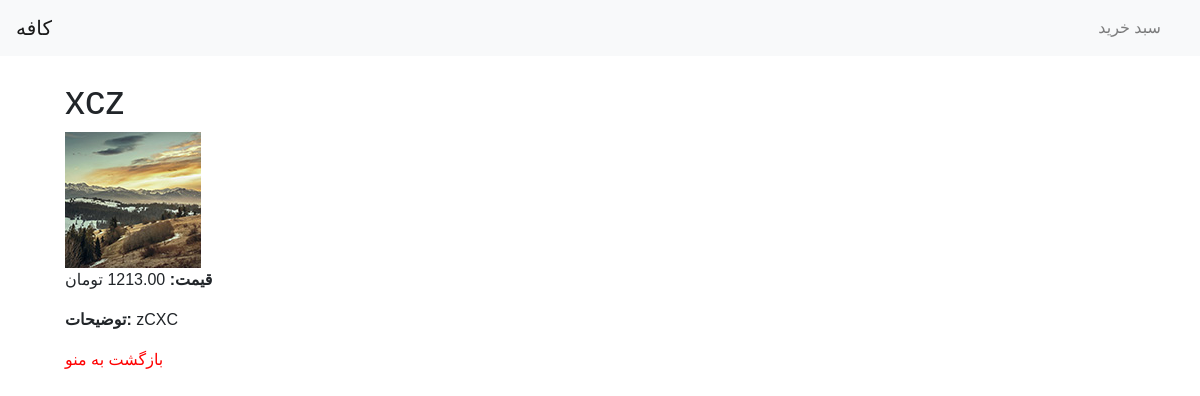
The page /product/6/ on the database its author committed.
### product/models.py (models this page shows, shortened)
class Product(models.Model):
    name = models.CharField(max_length=100)
    description = models.TextField()
    price = models.DecimalField(max_digits=10, decimal_places=2)
    image = models.ImageField(upload_to='img/', default='img/special-1.jpg')

### product/views.py (the view)
# urls.py: path('product/<int:product_id>/', product_detail, name='product_detail'),
def product_detail(request, product_id):
    product = Product.objects.get(id=product_id)
    return render(request, 'product/product_detail.html', {'product': product})

### product/templates/product/product_detail.html (shortened to what this page needs)
{% extends 'product/base.html' %}
{% block content %}
<h1>{{ product.name }}</h1>
<img src="{{ product.image.url }}" alt="{{ product.name }}" style="max-width: 300px;">
<p><strong>قیمت:</strong> {{ product.price }} تومان</p>
<p><strong>توضیحات:</strong> {{ product.description }}</p>
<a href="{% url 'menu' %}">بازگشت به منو</a>
{% endblock %}

### product/static/css/styles.css (style rules this page uses)
body { font-family: Arial, sans-serif; margin: 0; padding: 0; }
a { color: #ff0000; }

### rows shown on the page
Product: name "xcz", image (picture), price "1213.00", description "zCXC"
